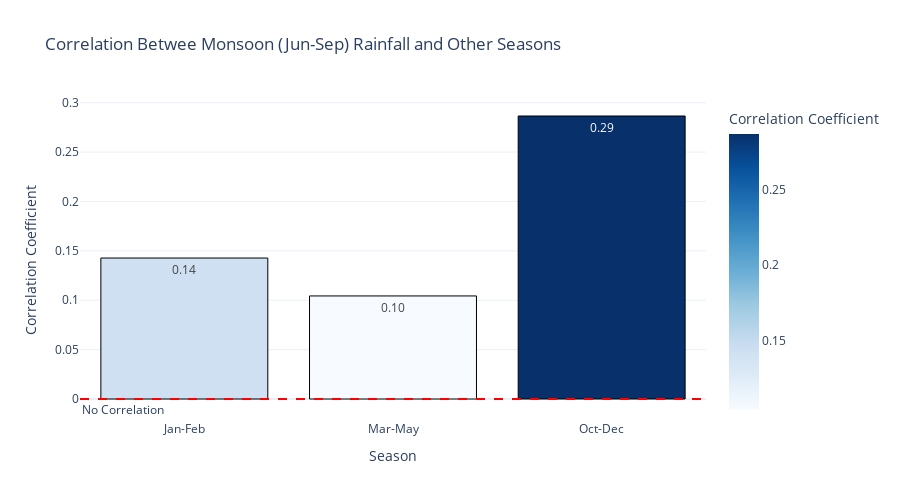

Notebook source saved alongside this figure:
### Code cell
fig = px.bar(
    correlation_data,
    x='Season',
    y='Correlation Coefficient',
    title='Correlation Betwee Monsoon (Jun-Sep) Rainfall and Other Seasons',
    labels={'Season': 'Season', 'Correlation Coefficient': 'Correlation Coefficient'},
    text='Correlation Coefficient',
    color='Correlation Coefficient',
    color_continuous_scale='Blues'
)

fig.add_hline(
    y=0,
    line_dash='dash',
    line_color='red',
    annotation_text ='No Correlation',
    annotation_position='bottom left'
)

fig.update_traces(marker_line_color='black', marker_line_width=1, texttemplate='%{text:.2f}')
fig.update_layout(
    template='plotly_white',
    height=500
)
fig

### Figure 1 — Plotly figure (JSON) as saved in the notebook; plotly's stock layout.template omitted (floating-point values rounded to 4 significant figures)
{"data": [{"alignmentgroup": "True", "hovertemplate": "Season=%{x}<br>Correlation Coefficient=%{marker.color}<extra></extra>", "legendgroup": "", "marker": {"color": [0.1427, 0.1043, 0.2865], "coloraxis": "coloraxis", "line": {"color": "black", "width": 1}, "pattern": {"shape": ""}}, "name": "", "offsetgroup": "", "orientation": "v", "showlegend": false, "text": [0.1427, 0.1043, 0.2865], "textposition": "auto", "texttemplate": "%{text:.2f}", "type": "bar", "x": ["Jan-Feb", "Mar-May", "Oct-Dec"], "xaxis": "x", "y": [0.1427, 0.1043, 0.2865], "yaxis": "y"}], "layout": {"annotations": [{"showarrow": false, "text": "No Correlation", "x": 0, "xanchor": "left", "xref": "x domain", "y": 0, "yanchor": "top", "yref": "y"}], "barmode": "relative", "coloraxis": {"colorbar": {"title": {"text": "Correlation Coefficient"}}, "colorscale": [[0, "rgb(247,251,255)"], [0.125, "rgb(222,235,247)"], [0.25, "rgb(198,219,239)"], [0.375, "rgb(158,202,225)"], [0.5, "rgb(107,174,214)"], [0.625, "rgb(66,146,198)"], [0.75, "rgb(33,113,181)"], [0.875, "rgb(8,81,156)"], [1, "rgb(8,48,107)"]]}, "height": 500, "legend": {"tracegroupgap": 0}, "shapes": [{"line": {"color": "red", "dash": "dash"}, "type": "line", "x0": 0, "x1": 1, "xref": "x domain", "y0": 0, "y1": 0, "yref": "y"}], "title": {"text": "Correlation Betwee Monsoon (Jun-Sep) Rainfall and Other Seasons"}, "xaxis": {"anchor": "y", "domain": [0, 1], "title": {"text": "Season"}}, "yaxis": {"anchor": "x", "domain": [0, 1], "title": {"text": "Correlation Coefficient"}}}}
